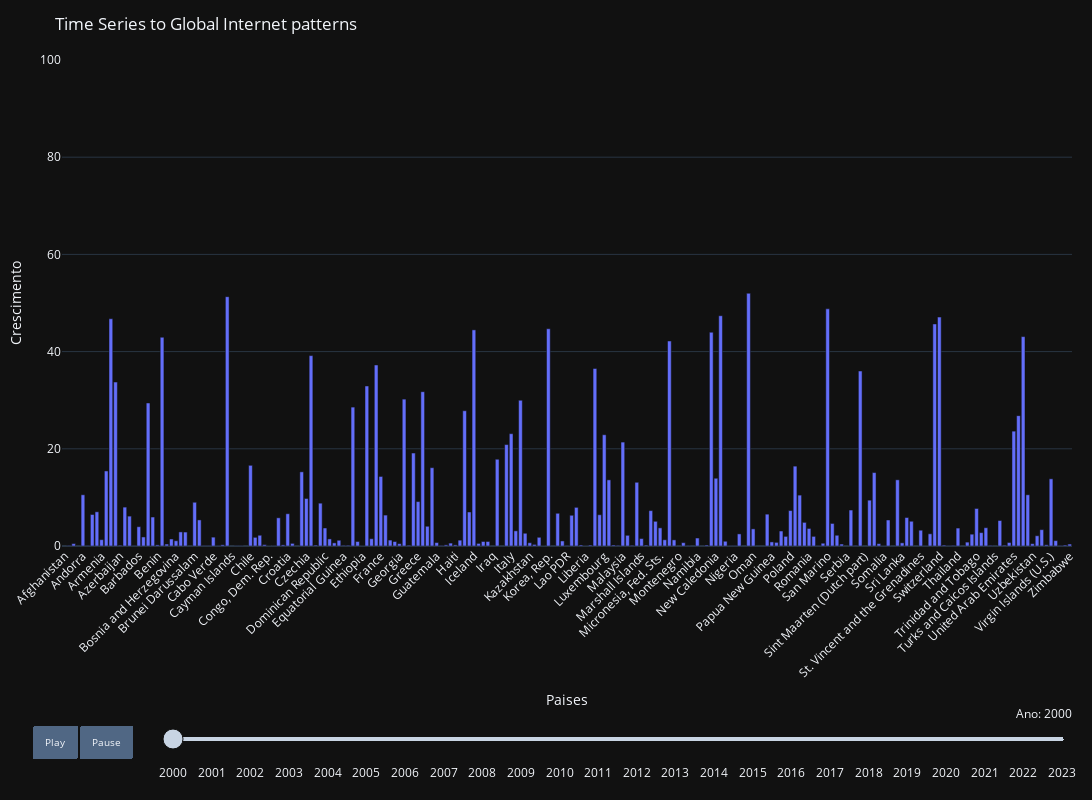

The code cell stored with this chart in its notebook:
### Code cell
from dash import Dash, html

data_temp = data.drop(columns=['Country Code'])
df_series = data_temp.melt(id_vars='Country Name', var_name='Ano', value_name='Crescimento')

df_series['Crescimento'] = pd.to_numeric(df_series['Crescimento'],  errors='coerce')
df_series['Crescimento'] = df_series['Crescimento'].round(2)

print(df_series.head())

fig = px.bar(df_series,
            x="Country Name",
            y="Crescimento",
            animation_frame="Ano",
            animation_group="Country Name",
            hover_name="Country Name", 
            title="Time Series to Global Internet patterns",
            labels={"Crescimento": "Crescimento", "Ano": "Ano", "paises": "Paises"},
            template="plotly_dark"
)

fig.update_layout(
    showlegend=True,
    xaxis_title="Paises",
    yaxis_title="Crescimento",
    margin=dict(l=20, r=20, t=60, b=100),
    updatemenus=[
        dict(
            type="buttons",
            buttons=[
                dict(label="Play",
                     method="animate",
                     args=[None, {"frame": {"duration": 700, "redraw": True}, "fromcurrent": True}]),
                dict(label="Pause",
                     method="animate",
                     args=[[None], {"frame": {"duration": 0, "redraw": False}, "mode": "immediate", "transition": {"duration": 0}}])
            ],
            x=0.1,
            y=-0.35,
            font=dict(size=10),
            pad={"r": 30, "t": 10},
        )
    ],
        sliders=[dict(
        active=0,
        yanchor="top",
        xanchor="left",
        currentvalue={
            "font": {"size": 12},
            "prefix": "Ano: ",
            "visible": True,
            "xanchor": "right"
        },
        y=-0.30,
        x=0.1,   
        pad={"b": 10, "t": 10}, 
        len=0.9, 
    )],

    width=1200, 
    height=800,  
)
fig.update_yaxes(range=[0, df_series['Crescimento'].max()])
fig.update_xaxes(tickangle=-45)
fig.show()

### Figure 1 — Plotly figure (JSON) as saved in the notebook; plotly's stock layout.template omitted (floating-point values rounded to 4 significant figures; data arrays with more than 128 entries replaced by an {"elided": "..."} marker saying what was removed)
{"data": [{"hovertemplate": "<b>%{hovertext}</b><br><br>Ano=2000<br>Country Name=%{x}<br>Crescimento=%{y}<extra></extra>", "hovertext": {"elided": "217 str values"}, "ids": {"elided": "217 str values"}, "legendgroup": "", "marker": {"color": "#636efa", "pattern": {"shape": ""}}, "name": "", "orientation": "v", "showlegend": false, "textposition": "auto", "type": "bar", "x": {"elided": "217 str values"}, "xaxis": "x", "y": {"elided": "217 float values"}, "yaxis": "y"}], "layout": {"barmode": "relative", "height": 800, "legend": {"tracegroupgap": 0}, "margin": {"b": 100, "l": 20, "r": 20, "t": 60}, "showlegend": true, "sliders": [{"active": 0, "currentvalue": {"font": {"size": 12}, "prefix": "Ano: ", "visible": true, "xanchor": "right"}, "len": 0.9, "pad": {"b": 10, "t": 10}, "steps": [{"args": [["2000"], {"frame": {"duration": 0, "redraw": true}, "fromcurrent": true, "mode": "immediate", "transition": {"duration": 0, "easing": "linear"}}], "label": "2000", "method": "animate"}, {"args": [["2001"], {"frame": {"duration": 0, "redraw": true}, "fromcurrent": true, "mode": "immediate", "transition": {"duration": 0, "easing": "linear"}}], "label": "2001", "method": "animate"}, {"args": [["2002"], {"frame": {"duration": 0, "redraw": true}, "fromcurrent": true, "mode": "immediate", "transition": {"duration": 0, "easing": "linear"}}], "label": "2002", "method": "animate"}, {"args": [["2003"], {"frame": {"duration": 0, "redraw": true}, "fromcurrent": true, "mode": "immediate", "transition": {"duration": 0, "easing": "linear"}}], "label": "2003", "method": "animate"}, {"args": [["2004"], {"frame": {"duration": 0, "redraw": true}, "fromcurrent": true, "mode": "immediate", "transition": {"duration": 0, "easing": "linear"}}], "label": "2004", "method": "animate"}, {"args": [["2005"], {"frame": {"duration": 0, "redraw": true}, "fromcurrent": true, "mode": "immediate", "transition": {"duration": 0, "easing": "linear"}}], "label": "2005", "method": "animate"}, {"args": [["2006"], {"frame": {"duration": 0, "redraw": true}, "fromcurrent": true, "mode": "immediate", "transition": {"duration": 0, "easing": "linear"}}], "label": "2006", "method": "animate"}, {"args": [["2007"], {"frame": {"duration": 0, "redraw": true}, "fromcurrent": true, "mode": "immediate", "transition": {"duration": 0, "easing": "linear"}}], "label": "2007", "method": "animate"}, {"args": [["2008"], {"frame": {"duration": 0, "redraw": true}, "fromcurrent": true, "mode": "immediate", "transition": {"duration": 0, "easing": "linear"}}], "label": "2008", "method": "animate"}, {"args": [["2009"], {"frame": {"duration": 0, "redraw": true}, "fromcurrent": true, "mode": "immediate", "transition": {"duration": 0, "easing": "linear"}}], "label": "2009", "method": "animate"}, {"args": [["2010"], {"frame": {"duration": 0, "redraw": true}, "fromcurrent": true, "mode": "immediate", "transition": {"duration": 0, "easing": "linear"}}], "label": "2010", "method": "animate"}, {"args": [["2011"], {"frame": {"duration": 0, "redraw": true}, "fromcurrent": true, "mode": "immediate", "transition": {"duration": 0, "easing": "linear"}}], "label": "2011", "method": "animate"}, {"args": [["2012"], {"frame": {"duration": 0, "redraw": true}, "fromcurrent": true, "mode": "immediate", "transition": {"duration": 0, "easing": "linear"}}], "label": "2012", "method": "animate"}, {"args": [["2013"], {"frame": {"duration": 0, "redraw": true}, "fromcurrent": true, "mode": "immediate", "transition": {"duration": 0, "easing": "linear"}}], "label": "2013", "method": "animate"}, {"args": [["2014"], {"frame": {"duration": 0, "redraw": true}, "fromcurrent": true, "mode": "immediate", "transition": {"duration": 0, "easing": "linear"}}], "label": "2014", "method": "animate"}, {"args": [["2015"], {"frame": {"duration": 0, "redraw": true}, "fromcurrent": true, "mode": "immediate", "transition": {"duration": 0, "easing": "linear"}}], "label": "2015", "method": "animate"}, {"args": [["2016"], {"frame": {"duration": 0, "redraw": true}, "fromcurrent": true, "mode": "immediate", "transition": {"duration": 0, "easing": "linear"}}], "label": "2016", "method": "animate"}, {"args": [["2017"], {"frame": {"duration": 0, "redraw": true}, "fromcurrent": true, "mode": "immediate", "transition": {"duration": 0, "easing": "linear"}}], "label": "2017", "method": "animate"}, {"args": [["2018"], {"frame": {"duration": 0, "redraw": true}, "fromcurrent": true, "mode": "immediate", "transition": {"duration": 0, "easing": "linear"}}], "label": "2018", "method": "animate"}, {"args": [["2019"], {"frame": {"duration": 0, "redraw": true}, "fromcurrent": true, "mode": "immediate", "transition": {"duration": 0, "easing": "linear"}}], "label": "2019", "method": "animate"}, {"args": [["2020"], {"frame": {"duration": 0, "redraw": true}, "fromcurrent": true, "mode": "immediate", "transition": {"duration": 0, "easing": "linear"}}], "label": "2020", "method": "animate"}, {"args": [["2021"], {"frame": {"duration": 0, "redraw": true}, "fromcurrent": true, "mode": "immediate", "transition": {"duration": 0, "easing": "linear"}}], "label": "2021", "method": "animate"}, {"args": [["2022"], {"frame": {"duration": 0, "redraw": true}, "fromcurrent": true, "mode": "immediate", "transition": {"duration": 0, "easing": "linear"}}], "label": "2022", "method": "animate"}, {"args": [["2023"], {"frame": {"duration": 0, "redraw": true}, "fromcurrent": true, "mode": "immediate", "transition": {"duration": 0, "easing": "linear"}}], "label": "2023", "method": "animate"}], "x": 0.1, "xanchor": "left", "y": -0.3, "yanchor": "top"}], "title": {"text": "Time Series to Global Internet patterns"}, "updatemenus": [{"buttons": [{"args": [null, {"frame": {"duration": 700, "redraw": true}, "fromcurrent": true}], "label": "Play", "method": "animate"}, {"args": [[null], {"frame": {"duration": 0, "redraw": false}, "mode": "immediate", "transition": {"duration": 0}}], "label": "Pause", "method": "animate"}], "direction": "left", "font": {"size": 10}, "pad": {"r": 30, "t": 10}, "showactive": false, "type": "buttons", "x": 0.1, "xanchor": "right", "y": -0.35, "yanchor": "top"}], "width": 1200, "xaxis": {"anchor": "y", "domain": [0, 1], "tickangle": -45, "title": {"text": "Paises"}}, "yaxis": {"anchor": "x", "domain": [0, 1], "range": [0, 100], "title": {"text": "Crescimento"}}}}
